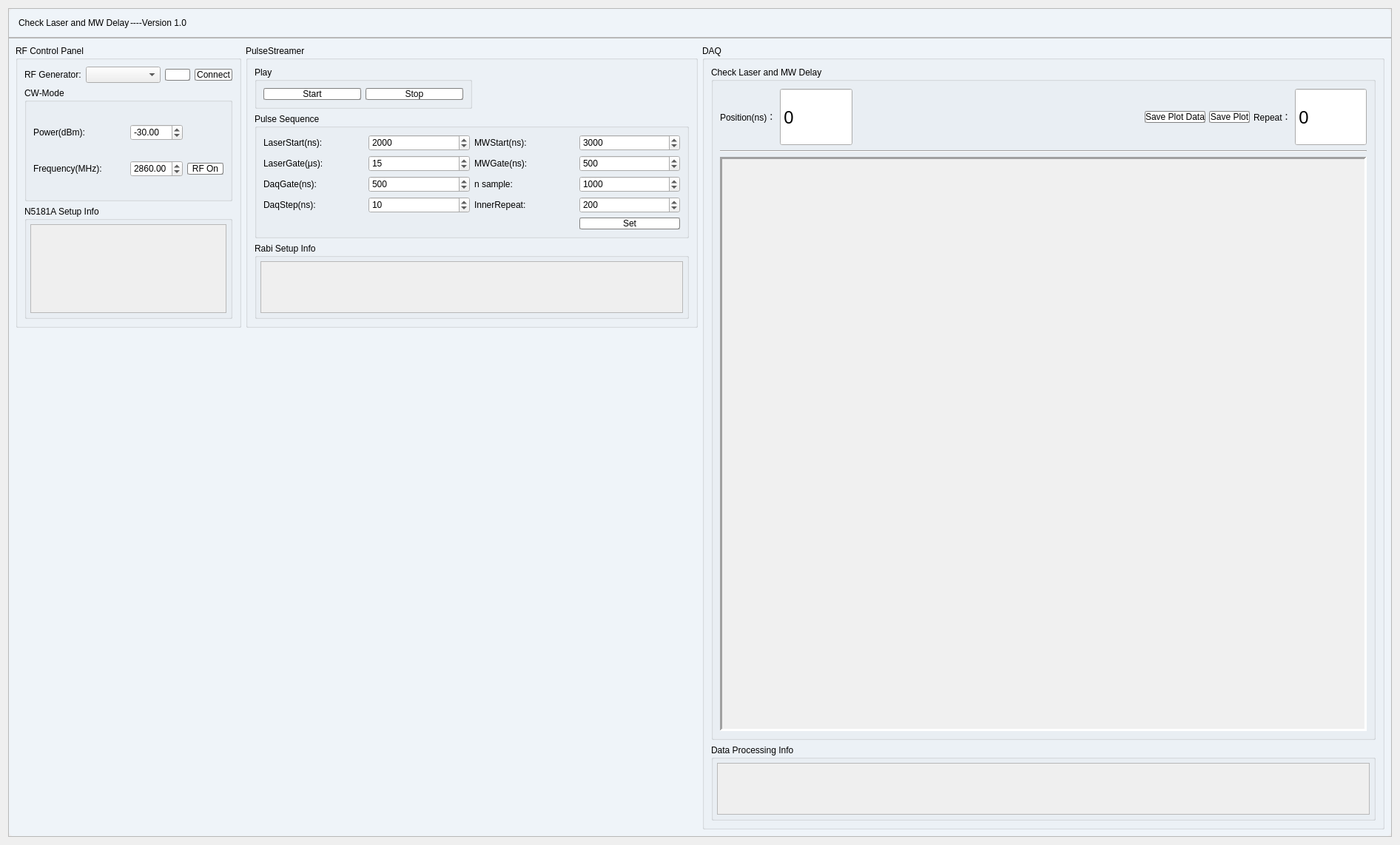
<?xml version="1.0" encoding="UTF-8"?>
<ui version="4.0">
 <class>Form</class>
 <widget class="QWidget" name="Form">
  <property name="geometry">
   <rect>
    <x>0</x>
    <y>0</y>
    <width>1892</width>
    <height>1142</height>
   </rect>
  </property>
  <property name="sizePolicy">
   <sizepolicy hsizetype="Fixed" vsizetype="Fixed">
    <horstretch>0</horstretch>
    <verstretch>0</verstretch>
   </sizepolicy>
  </property>
  <property name="windowTitle">
   <string>Form</string>
  </property>
  <property name="styleSheet">
   <string notr="true">QWidget#Form{
	border-radius:10px;
}

QWidget#mainwidget{
	background-color: rgba(239, 244, 249, 0);
	border-radius:10px;
}
QFrame#mainframe{
	background-color: rgba(239, 244, 249, 255);
	border-radius:10px;
}
QGroupBox{
	border-width: 2px;
	
	font: 25 9pt &quot;Microsoft YaHei UI Light&quot;;
}
QPushButton{
	background-color: rgb(255, 255, 255);
	border-radius: 2px;
	border: 1px groove gray;
	font: 63 9pt &quot;Nunito Sans SemiBold&quot;;
}
QTabWidget{
	font: 63 9pt &quot;Nunito Sans SemiBold&quot;;
}
QLabel{
	font: 9pt &quot;Microsoft YaHei UI&quot;;
}
QComboBox{
	
	font: 9pt &quot;Menlo for Powerline&quot;;
}
</string>
  </property>
  <layout class="QVBoxLayout" name="verticalLayout_19" stretch="0">
   <item>
    <widget class="QWidget" name="mainwidget" native="true">
     <property name="styleSheet">
      <string notr="true"/>
     </property>
     <layout class="QVBoxLayout" name="verticalLayout_5">
      <property name="spacing">
       <number>0</number>
      </property>
      <property name="leftMargin">
       <number>0</number>
      </property>
      <property name="topMargin">
       <number>0</number>
      </property>
      <property name="rightMargin">
       <number>0</number>
      </property>
      <property name="bottomMargin">
       <number>0</number>
      </property>
      <item>
       <widget class="QFrame" name="mainframe">
        <property name="styleSheet">
         <string notr="true"/>
        </property>
        <property name="frameShape">
         <enum>QFrame::StyledPanel</enum>
        </property>
        <property name="frameShadow">
         <enum>QFrame::Raised</enum>
        </property>
        <layout class="QVBoxLayout" name="verticalLayout">
         <property name="spacing">
          <number>0</number>
         </property>
         <property name="leftMargin">
          <number>0</number>
         </property>
         <property name="topMargin">
          <number>0</number>
         </property>
         <property name="rightMargin">
          <number>0</number>
         </property>
         <property name="bottomMargin">
          <number>0</number>
         </property>
         <item>
          <widget class="QFrame" name="frame">
           <property name="sizePolicy">
            <sizepolicy hsizetype="Preferred" vsizetype="Preferred">
             <horstretch>0</horstretch>
             <verstretch>1</verstretch>
            </sizepolicy>
           </property>
           <property name="minimumSize">
            <size>
             <width>0</width>
             <height>40</height>
            </size>
           </property>
           <property name="baseSize">
            <size>
             <width>0</width>
             <height>0</height>
            </size>
           </property>
           <property name="styleSheet">
            <string notr="true"/>
           </property>
           <property name="frameShape">
            <enum>QFrame::StyledPanel</enum>
           </property>
           <property name="frameShadow">
            <enum>QFrame::Raised</enum>
           </property>
           <layout class="QHBoxLayout" name="horizontalLayout_2" stretch="0,0,0,80,3,3,3">
            <property name="spacing">
             <number>1</number>
            </property>
            <property name="leftMargin">
             <number>5</number>
            </property>
            <property name="topMargin">
             <number>1</number>
            </property>
            <property name="rightMargin">
             <number>1</number>
            </property>
            <property name="bottomMargin">
             <number>1</number>
            </property>
            <item>
             <widget class="QLabel" name="label_2">
              <property name="text">
               <string/>
              </property>
              <property name="pixmap">
               <pixmap resource="resources.qrc">:/my_icons/images/icons/window_title_icon.png</pixmap>
              </property>
             </widget>
            </item>
            <item>
             <widget class="QLabel" name="label">
              <property name="sizePolicy">
               <sizepolicy hsizetype="Preferred" vsizetype="Preferred">
                <horstretch>0</horstretch>
                <verstretch>0</verstretch>
               </sizepolicy>
              </property>
              <property name="font">
               <font>
                <family>Microsoft YaHei UI</family>
                <pointsize>9</pointsize>
                <weight>50</weight>
                <italic>false</italic>
                <bold>false</bold>
               </font>
              </property>
              <property name="styleSheet">
               <string notr="true"/>
              </property>
              <property name="text">
               <string>Check Laser and MW Delay</string>
              </property>
             </widget>
            </item>
            <item>
             <widget class="QLabel" name="label_6">
              <property name="text">
               <string>----Version 1.0</string>
              </property>
             </widget>
            </item>
            <item>
             <spacer name="horizontalSpacer_2">
              <property name="orientation">
               <enum>Qt::Horizontal</enum>
              </property>
              <property name="sizeHint" stdset="0">
               <size>
                <width>40</width>
                <height>20</height>
               </size>
              </property>
             </spacer>
            </item>
            <item>
             <widget class="QPushButton" name="min_btn">
              <property name="sizePolicy">
               <sizepolicy hsizetype="Minimum" vsizetype="Fixed">
                <horstretch>0</horstretch>
                <verstretch>0</verstretch>
               </sizepolicy>
              </property>
              <property name="maximumSize">
               <size>
                <width>60</width>
                <height>30</height>
               </size>
              </property>
              <property name="styleSheet">
               <string notr="true">QPushButton {	
	border: none;
	border-radius: 2px;
	background-color: rgba(239, 244, 249, 0);
}
QPushButton:hover {
	background-color: rgba(160, 160, 160,100);
}
QPushButton:pressed {	
	background-color: transparent;
}
</string>
              </property>
              <property name="text">
               <string/>
              </property>
              <property name="icon">
               <iconset resource="resources.qrc">
                <normaloff>:/my_icons/images/icons/min.svg</normaloff>:/my_icons/images/icons/min.svg</iconset>
              </property>
             </widget>
            </item>
            <item>
             <widget class="QPushButton" name="max_btn">
              <property name="sizePolicy">
               <sizepolicy hsizetype="Minimum" vsizetype="Fixed">
                <horstretch>0</horstretch>
                <verstretch>0</verstretch>
               </sizepolicy>
              </property>
              <property name="maximumSize">
               <size>
                <width>60</width>
                <height>30</height>
               </size>
              </property>
              <property name="styleSheet">
               <string notr="true">QPushButton {	
	border: none;
	border-radius: 2px;
	background-color: rgba(239, 244, 249, 0);
}
QPushButton:hover {
	background-color: rgba(160, 160, 160,100);
}
QPushButton:pressed {	
	background-color: transparent;
}</string>
              </property>
              <property name="text">
               <string/>
              </property>
              <property name="icon">
               <iconset resource="resources.qrc">
                <normaloff>:/my_icons/images/icons/max.svg</normaloff>:/my_icons/images/icons/max.svg</iconset>
              </property>
              <property name="iconSize">
               <size>
                <width>20</width>
                <height>20</height>
               </size>
              </property>
             </widget>
            </item>
            <item>
             <widget class="QPushButton" name="close_btn">
              <property name="sizePolicy">
               <sizepolicy hsizetype="Minimum" vsizetype="Fixed">
                <horstretch>0</horstretch>
                <verstretch>0</verstretch>
               </sizepolicy>
              </property>
              <property name="maximumSize">
               <size>
                <width>60</width>
                <height>30</height>
               </size>
              </property>
              <property name="styleSheet">
               <string notr="true">QPushButton {	
	border: none;
	border-radius: 2px;
	background-color: rgba(239, 244, 249, 0);
}
QPushButton:hover {
	background-color: rgba(196, 43, 28,200);
}
QPushButton:pressed {	
	background-color: transparent;
}</string>
              </property>
              <property name="text">
               <string/>
              </property>
              <property name="icon">
               <iconset resource="resources.qrc">
                <normaloff>:/my_icons/images/icons/close_btn.svg</normaloff>:/my_icons/images/icons/close_btn.svg</iconset>
              </property>
             </widget>
            </item>
           </layout>
          </widget>
         </item>
         <item>
          <widget class="QFrame" name="frame_2">
           <property name="sizePolicy">
            <sizepolicy hsizetype="Preferred" vsizetype="Preferred">
             <horstretch>0</horstretch>
             <verstretch>100</verstretch>
            </sizepolicy>
           </property>
           <property name="styleSheet">
            <string notr="true">QPushButton:hover {
	background-color: rgba(160, 160, 160,100);
}
QPushButton:pressed {	
	background-color: transparent;
}</string>
           </property>
           <property name="frameShape">
            <enum>QFrame::StyledPanel</enum>
           </property>
           <property name="frameShadow">
            <enum>QFrame::Raised</enum>
           </property>
           <layout class="QHBoxLayout" name="horizontalLayout_3">
            <item>
             <layout class="QVBoxLayout" name="verticalLayout_2">
              <item>
               <layout class="QHBoxLayout" name="horizontalLayout_7" stretch="1,2">
                <item>
                 <widget class="QGroupBox" name="groupBox_3">
                  <property name="styleSheet">
                   <string notr="true"/>
                  </property>
                  <property name="title">
                   <string>RF Control Panel</string>
                  </property>
                  <layout class="QVBoxLayout" name="verticalLayout_4">
                   <item>
                    <layout class="QHBoxLayout" name="horizontalLayout" stretch="3,4,1,2">
                     <item>
                      <widget class="QLabel" name="label_4">
                       <property name="text">
                        <string>RF Generator:</string>
                       </property>
                      </widget>
                     </item>
                     <item>
                      <widget class="QComboBox" name="rf_cbx"/>
                     </item>
                     <item>
                      <widget class="QPushButton" name="rf_visa_rst_btn">
                       <property name="text">
                        <string/>
                       </property>
                       <property name="icon">
                        <iconset resource="resources.qrc">
                         <normaloff>:/my_icons/images/icons/restore.svg</normaloff>:/my_icons/images/icons/restore.svg</iconset>
                       </property>
                       <property name="iconSize">
                        <size>
                         <width>20</width>
                         <height>25</height>
                        </size>
                       </property>
                      </widget>
                     </item>
                     <item>
                      <widget class="QPushButton" name="rf_connect_btn">
                       <property name="styleSheet">
                        <string notr="true">QPushButton{
	font: 10pt &quot;Yu Gothic UI&quot;;	

}</string>
                       </property>
                       <property name="text">
                        <string>Connect</string>
                       </property>
                       <property name="icon">
                        <iconset resource="resources.qrc">
                         <normaloff>:/my_icons/images/icons/connect.svg</normaloff>:/my_icons/images/icons/connect.svg</iconset>
                       </property>
                       <property name="iconSize">
                        <size>
                         <width>20</width>
                         <height>25</height>
                        </size>
                       </property>
                      </widget>
                     </item>
                    </layout>
                   </item>
                   <item>
                    <widget class="QGroupBox" name="groupBox_13">
                     <property name="title">
                      <string>CW-Mode</string>
                     </property>
                     <layout class="QGridLayout" name="gridLayout_4">
                      <item row="0" column="0">
                       <widget class="QLabel" name="label_17">
                        <property name="text">
                         <string>Power(dBm):</string>
                        </property>
                       </widget>
                      </item>
                      <item row="1" column="0" colspan="2">
                       <widget class="QLabel" name="label_18">
                        <property name="text">
                         <string>Frequency(MHz):</string>
                        </property>
                       </widget>
                      </item>
                      <item row="1" column="2">
                       <widget class="QDoubleSpinBox" name="cw_freq_spbx">
                        <property name="minimum">
                         <double>100.000000000000000</double>
                        </property>
                        <property name="maximum">
                         <double>6000.000000000000000</double>
                        </property>
                        <property name="singleStep">
                         <double>0.100000000000000</double>
                        </property>
                        <property name="value">
                         <double>2860.000000000000000</double>
                        </property>
                       </widget>
                      </item>
                      <item row="1" column="3">
                       <widget class="QPushButton" name="rf_ply_stp_btn">
                        <property name="text">
                         <string>RF On</string>
                        </property>
                        <property name="icon">
                         <iconset resource="resources.qrc">
                          <normaloff>:/my_icons/images/icons/play.svg</normaloff>:/my_icons/images/icons/play.svg</iconset>
                        </property>
                        <property name="iconSize">
                         <size>
                          <width>20</width>
                          <height>25</height>
                         </size>
                        </property>
                       </widget>
                      </item>
                      <item row="0" column="2">
                       <widget class="QDoubleSpinBox" name="cw_power_spbx">
                        <property name="minimum">
                         <double>-50.000000000000000</double>
                        </property>
                        <property name="maximum">
                         <double>10.000000000000000</double>
                        </property>
                        <property name="singleStep">
                         <double>0.100000000000000</double>
                        </property>
                        <property name="value">
                         <double>-30.000000000000000</double>
                        </property>
                       </widget>
                      </item>
                     </layout>
                    </widget>
                   </item>
                   <item>
                    <widget class="QGroupBox" name="groupBox_6">
                     <property name="title">
                      <string>N5181A Setup Info</string>
                     </property>
                     <layout class="QGridLayout" name="gridLayout_2">
                      <property name="leftMargin">
                       <number>5</number>
                      </property>
                      <property name="topMargin">
                       <number>5</number>
                      </property>
                      <property name="rightMargin">
                       <number>5</number>
                      </property>
                      <property name="bottomMargin">
                       <number>5</number>
                      </property>
                      <item row="0" column="0">
                       <widget class="QScrollArea" name="rf_scroll">
                        <property name="sizePolicy">
                         <sizepolicy hsizetype="Minimum" vsizetype="Minimum">
                          <horstretch>0</horstretch>
                          <verstretch>0</verstretch>
                         </sizepolicy>
                        </property>
                        <property name="widgetResizable">
                         <bool>true</bool>
                        </property>
                        <widget class="QWidget" name="scrollAreaWidgetContents">
                         <property name="geometry">
                          <rect>
                           <x>0</x>
                           <y>0</y>
                           <width>271</width>
                           <height>78</height>
                          </rect>
                         </property>
                         <layout class="QVBoxLayout" name="verticalLayout_7">
                          <item>
                           <widget class="QLabel" name="rf_msg">
                            <property name="text">
                             <string/>
                            </property>
                           </widget>
                          </item>
                         </layout>
                        </widget>
                       </widget>
                      </item>
                     </layout>
                    </widget>
                   </item>
                  </layout>
                 </widget>
                </item>
                <item>
                 <widget class="QGroupBox" name="groupBox">
                  <property name="title">
                   <string>PulseStreamer</string>
                  </property>
                  <layout class="QVBoxLayout" name="verticalLayout_6">
                   <item>
                    <layout class="QHBoxLayout" name="horizontalLayout_5" stretch="1,1">
                     <item>
                      <widget class="QGroupBox" name="groupBox_4">
                       <property name="title">
                        <string>Play</string>
                       </property>
                       <layout class="QGridLayout" name="gridLayout_3">
                        <item row="0" column="0">
                         <widget class="QPushButton" name="rabi_start_btn">
                          <property name="styleSheet">
                           <string notr="true">QPushButton{
	font: 10pt &quot;Yu Gothic UI&quot;;	

}</string>
                          </property>
                          <property name="text">
                           <string>Start</string>
                          </property>
                          <property name="icon">
                           <iconset resource="resources.qrc">
                            <normaloff>:/my_icons/images/icons/play.svg</normaloff>:/my_icons/images/icons/play.svg</iconset>
                          </property>
                          <property name="iconSize">
                           <size>
                            <width>20</width>
                            <height>25</height>
                           </size>
                          </property>
                         </widget>
                        </item>
                        <item row="0" column="1">
                         <widget class="QPushButton" name="rabi_stop_btn">
                          <property name="styleSheet">
                           <string notr="true">QPushButton{
	font: 10pt &quot;Yu Gothic UI&quot;;	

}</string>
                          </property>
                          <property name="text">
                           <string>Stop</string>
                          </property>
                          <property name="icon">
                           <iconset resource="resources.qrc">
                            <normaloff>:/my_icons/images/icons/stop.svg</normaloff>:/my_icons/images/icons/stop.svg</iconset>
                          </property>
                          <property name="iconSize">
                           <size>
                            <width>20</width>
                            <height>25</height>
                           </size>
                          </property>
                         </widget>
                        </item>
                       </layout>
                      </widget>
                     </item>
                     <item>
                      <spacer name="horizontalSpacer_5">
                       <property name="orientation">
                        <enum>Qt::Horizontal</enum>
                       </property>
                       <property name="sizeHint" stdset="0">
                        <size>
                         <width>40</width>
                         <height>20</height>
                        </size>
                       </property>
                      </spacer>
                     </item>
                    </layout>
                   </item>
                   <item>
                    <widget class="QGroupBox" name="groupBox_10">
                     <property name="title">
                      <string>Pulse Sequence</string>
                     </property>
                     <layout class="QGridLayout" name="gridLayout_6">
                      <item row="3" column="0">
                       <widget class="QLabel" name="label_16">
                        <property name="text">
                         <string>LaserGate(μs):</string>
                        </property>
                       </widget>
                      </item>
                      <item row="3" column="2">
                       <widget class="QLabel" name="label_11">
                        <property name="text">
                         <string>MWGate(ns):</string>
                        </property>
                       </widget>
                      </item>
                      <item row="3" column="3">
                       <widget class="QSpinBox" name="mw_gate_spbx">
                        <property name="maximum">
                         <number>1000000</number>
                        </property>
                        <property name="value">
                         <number>500</number>
                        </property>
                       </widget>
                      </item>
                      <item row="8" column="0">
                       <widget class="QLabel" name="label_15">
                        <property name="text">
                         <string>DaqStep(ns):</string>
                        </property>
                       </widget>
                      </item>
                      <item row="8" column="2">
                       <widget class="QLabel" name="label_20">
                        <property name="text">
                         <string>InnerRepeat:</string>
                        </property>
                       </widget>
                      </item>
                      <item row="8" column="1">
                       <widget class="QSpinBox" name="daq_step_spbx">
                        <property name="maximum">
                         <number>5000</number>
                        </property>
                        <property name="value">
                         <number>10</number>
                        </property>
                       </widget>
                      </item>
                      <item row="3" column="1">
                       <widget class="QSpinBox" name="laser_gate_spbx">
                        <property name="maximum">
                         <number>1000</number>
                        </property>
                        <property name="value">
                         <number>15</number>
                        </property>
                       </widget>
                      </item>
                      <item row="7" column="1">
                       <widget class="QSpinBox" name="daq_gate_spbx">
                        <property name="maximum">
                         <number>5000</number>
                        </property>
                        <property name="value">
                         <number>500</number>
                        </property>
                       </widget>
                      </item>
                      <item row="8" column="3">
                       <widget class="QSpinBox" name="inner_repeat_spbx">
                        <property name="maximum">
                         <number>100000000</number>
                        </property>
                        <property name="value">
                         <number>200</number>
                        </property>
                       </widget>
                      </item>
                      <item row="1" column="1">
                       <widget class="QSpinBox" name="laser_start_spbx">
                        <property name="maximum">
                         <number>20000</number>
                        </property>
                        <property name="value">
                         <number>2000</number>
                        </property>
                       </widget>
                      </item>
                      <item row="9" column="3">
                       <widget class="QPushButton" name="rabi_set_btn">
                        <property name="styleSheet">
                         <string notr="true">QPushButton{
	font: 10pt &quot;Yu Gothic UI&quot;;	

}</string>
                        </property>
                        <property name="text">
                         <string>Set</string>
                        </property>
                        <property name="icon">
                         <iconset resource="resources.qrc">
                          <normaloff>:/my_icons/images/icons/download.svg</normaloff>:/my_icons/images/icons/download.svg</iconset>
                        </property>
                        <property name="iconSize">
                         <size>
                          <width>20</width>
                          <height>25</height>
                         </size>
                        </property>
                       </widget>
                      </item>
                      <item row="1" column="0">
                       <widget class="QLabel" name="label_12">
                        <property name="text">
                         <string>LaserStart(ns):</string>
                        </property>
                       </widget>
                      </item>
                      <item row="1" column="3">
                       <widget class="QSpinBox" name="mw_start_spbx">
                        <property name="maximum">
                         <number>20000</number>
                        </property>
                        <property name="value">
                         <number>3000</number>
                        </property>
                       </widget>
                      </item>
                      <item row="1" column="2">
                       <widget class="QLabel" name="label_19">
                        <property name="text">
                         <string>MWStart(ns):</string>
                        </property>
                       </widget>
                      </item>
                      <item row="7" column="0">
                       <widget class="QLabel" name="label_14">
                        <property name="text">
                         <string>DaqGate(ns):</string>
                        </property>
                       </widget>
                      </item>
                      <item row="7" column="2">
                       <widget class="QLabel" name="label_7">
                        <property name="text">
                         <string>n sample:</string>
                        </property>
                       </widget>
                      </item>
                      <item row="7" column="3">
                       <widget class="QSpinBox" name="n_sample_spbx">
                        <property name="maximum">
                         <number>5000</number>
                        </property>
                        <property name="value">
                         <number>1000</number>
                        </property>
                       </widget>
                      </item>
                     </layout>
                    </widget>
                   </item>
                   <item>
                    <widget class="QGroupBox" name="groupBox_8">
                     <property name="title">
                      <string>Rabi Setup Info</string>
                     </property>
                     <layout class="QGridLayout" name="gridLayout_5">
                      <property name="leftMargin">
                       <number>5</number>
                      </property>
                      <property name="topMargin">
                       <number>5</number>
                      </property>
                      <property name="rightMargin">
                       <number>5</number>
                      </property>
                      <property name="bottomMargin">
                       <number>5</number>
                      </property>
                      <item row="0" column="0">
                       <widget class="QScrollArea" name="pulse_streamer_scroll">
                        <property name="sizePolicy">
                         <sizepolicy hsizetype="Minimum" vsizetype="Minimum">
                          <horstretch>0</horstretch>
                          <verstretch>0</verstretch>
                         </sizepolicy>
                        </property>
                        <property name="widgetResizable">
                         <bool>true</bool>
                        </property>
                        <widget class="QWidget" name="scrollAreaWidgetContents_2">
                         <property name="geometry">
                          <rect>
                           <x>0</x>
                           <y>0</y>
                           <width>575</width>
                           <height>69</height>
                          </rect>
                         </property>
                         <layout class="QVBoxLayout" name="verticalLayout_10">
                          <item>
                           <widget class="QLabel" name="pulse_streamer_msg">
                            <property name="text">
                             <string/>
                            </property>
                           </widget>
                          </item>
                         </layout>
                        </widget>
                       </widget>
                      </item>
                     </layout>
                    </widget>
                   </item>
                  </layout>
                 </widget>
                </item>
               </layout>
              </item>
              <item>
               <spacer name="verticalSpacer">
                <property name="orientation">
                 <enum>Qt::Vertical</enum>
                </property>
                <property name="sizeHint" stdset="0">
                 <size>
                  <width>20</width>
                  <height>40</height>
                 </size>
                </property>
               </spacer>
              </item>
             </layout>
            </item>
            <item>
             <widget class="QGroupBox" name="groupBox_9">
              <property name="title">
               <string>DAQ</string>
              </property>
              <layout class="QVBoxLayout" name="verticalLayout_9">
               <item>
                <widget class="QGroupBox" name="groupBox_7">
                 <property name="title">
                  <string>Check Laser and MW Delay</string>
                 </property>
                 <layout class="QVBoxLayout" name="verticalLayout_3" stretch="1,0,10">
                  <item>
                   <layout class="QHBoxLayout" name="horizontalLayout_10" stretch="1,2,8,1,1,1,2">
                    <property name="spacing">
                     <number>5</number>
                    </property>
                    <item>
                     <widget class="QLabel" name="label_3">
                      <property name="text">
                       <string>Position(ns)：</string>
                      </property>
                     </widget>
                    </item>
                    <item>
                     <widget class="QSpinBox" name="data_position_spbx">
                      <property name="sizePolicy">
                       <sizepolicy hsizetype="Minimum" vsizetype="Expanding">
                        <horstretch>0</horstretch>
                        <verstretch>0</verstretch>
                       </sizepolicy>
                      </property>
                      <property name="font">
                       <font>
                        <family>Adobe Arabic</family>
                        <pointsize>18</pointsize>
                       </font>
                      </property>
                      <property name="readOnly">
                       <bool>true</bool>
                      </property>
                      <property name="buttonSymbols">
                       <enum>QAbstractSpinBox::NoButtons</enum>
                      </property>
                      <property name="maximum">
                       <number>1000000</number>
                      </property>
                     </widget>
                    </item>
                    <item>
                     <spacer name="horizontalSpacer_4">
                      <property name="orientation">
                       <enum>Qt::Horizontal</enum>
                      </property>
                      <property name="sizeHint" stdset="0">
                       <size>
                        <width>40</width>
                        <height>20</height>
                       </size>
                      </property>
                     </spacer>
                    </item>
                    <item>
                     <widget class="QPushButton" name="save_plot_data_btn">
                      <property name="text">
                       <string>Save Plot Data</string>
                      </property>
                      <property name="icon">
                       <iconset resource="resources.qrc">
                        <normaloff>:/my_icons/images/icons/save.svg</normaloff>:/my_icons/images/icons/save.svg</iconset>
                      </property>
                      <property name="iconSize">
                       <size>
                        <width>20</width>
                        <height>25</height>
                       </size>
                      </property>
                     </widget>
                    </item>
                    <item>
                     <widget class="QPushButton" name="save_plot_btn">
                      <property name="text">
                       <string>Save Plot</string>
                      </property>
                      <property name="icon">
                       <iconset resource="resources.qrc">
                        <normaloff>:/my_icons/images/icons/picture.svg</normaloff>:/my_icons/images/icons/picture.svg</iconset>
                      </property>
                      <property name="iconSize">
                       <size>
                        <width>20</width>
                        <height>25</height>
                       </size>
                      </property>
                     </widget>
                    </item>
                    <item>
                     <widget class="QLabel" name="label_5">
                      <property name="text">
                       <string>Repeat：</string>
                      </property>
                     </widget>
                    </item>
                    <item>
                     <widget class="QSpinBox" name="repeat_spbx">
                      <property name="sizePolicy">
                       <sizepolicy hsizetype="Minimum" vsizetype="Expanding">
                        <horstretch>0</horstretch>
                        <verstretch>0</verstretch>
                       </sizepolicy>
                      </property>
                      <property name="font">
                       <font>
                        <family>Adobe Arabic</family>
                        <pointsize>18</pointsize>
                       </font>
                      </property>
                      <property name="readOnly">
                       <bool>true</bool>
                      </property>
                      <property name="buttonSymbols">
                       <enum>QAbstractSpinBox::NoButtons</enum>
                      </property>
                      <property name="maximum">
                       <number>1000000</number>
                      </property>
                     </widget>
                    </item>
                   </layout>
                  </item>
                  <item>
                   <widget class="Line" name="line">
                    <property name="orientation">
                     <enum>Qt::Horizontal</enum>
                    </property>
                   </widget>
                  </item>
                  <item>
                   <widget class="QFrame" name="rabi_graph_frame">
                    <property name="styleSheet">
                     <string notr="true">background-color: rgb(240, 240, 240);</string>
                    </property>
                    <property name="frameShape">
                     <enum>QFrame::Panel</enum>
                    </property>
                    <property name="frameShadow">
                     <enum>QFrame::Sunken</enum>
                    </property>
                    <property name="lineWidth">
                     <number>3</number>
                    </property>
                    <property name="midLineWidth">
                     <number>3</number>
                    </property>
                   </widget>
                  </item>
                 </layout>
                </widget>
               </item>
               <item>
                <widget class="QGroupBox" name="groupBox_11">
                 <property name="title">
                  <string>Data Processing Info</string>
                 </property>
                 <layout class="QGridLayout" name="gridLayout_7">
                  <property name="leftMargin">
                   <number>5</number>
                  </property>
                  <property name="topMargin">
                   <number>5</number>
                  </property>
                  <property name="rightMargin">
                   <number>5</number>
                  </property>
                  <property name="bottomMargin">
                   <number>5</number>
                  </property>
                  <item row="0" column="0">
                   <widget class="QScrollArea" name="data_processing_scroll">
                    <property name="sizePolicy">
                     <sizepolicy hsizetype="Minimum" vsizetype="Minimum">
                      <horstretch>0</horstretch>
                      <verstretch>0</verstretch>
                     </sizepolicy>
                    </property>
                    <property name="widgetResizable">
                     <bool>true</bool>
                    </property>
                    <widget class="QWidget" name="scrollAreaWidgetContents_3">
                     <property name="geometry">
                      <rect>
                       <x>0</x>
                       <y>0</y>
                       <width>890</width>
                       <height>69</height>
                      </rect>
                     </property>
                     <layout class="QVBoxLayout" name="verticalLayout_24">
                      <item>
                       <widget class="QLabel" name="data_processing_msg">
                        <property name="text">
                         <string/>
                        </property>
                       </widget>
                      </item>
                     </layout>
                    </widget>
                   </widget>
                  </item>
                 </layout>
                </widget>
               </item>
              </layout>
             </widget>
            </item>
           </layout>
          </widget>
         </item>
        </layout>
       </widget>
      </item>
     </layout>
    </widget>
   </item>
  </layout>
 </widget>
 <resources>
  <include location="resources.qrc"/>
  <include location="resources.qrc"/>
  <include location="resources.qrc"/>
  <include location="resources.qrc"/>
  <include location="resources.qrc"/>
 </resources>
 <connections/>
</ui>
